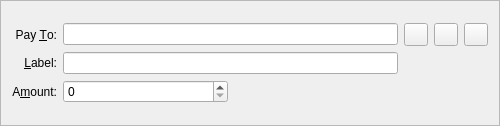
<?xml version="1.0" encoding="UTF-8"?>
<ui version="4.0">
 <class>SendCoinsEntry</class>
 <widget class="QFrame" name="SendCoinsEntry">
  <property name="geometry">
   <rect>
    <x>0</x>
    <y>0</y>
    <width>500</width>
    <height>126</height>
   </rect>
  </property>
  <property name="sizePolicy">
   <sizepolicy hsizetype="Expanding" vsizetype="Maximum">
    <horstretch>0</horstretch>
    <verstretch>0</verstretch>
   </sizepolicy>
  </property>
  <property name="windowTitle">
   <string>Form</string>
  </property>
  <property name="frameShape">
   <enum>QFrame::StyledPanel</enum>
  </property>
  <property name="frameShadow">
   <enum>QFrame::Sunken</enum>
  </property>
  <layout class="QGridLayout" name="gridLayout_2">
   <item row="0" column="0">
    <layout class="QGridLayout" name="gridLayout">
     <item row="0" column="0">
      <widget class="QLabel" name="label_2">
       <property name="text">
        <string>Pay &amp;To:</string>
       </property>
       <property name="alignment">
        <set>Qt::AlignRight|Qt::AlignTrailing|Qt::AlignVCenter</set>
       </property>
       <property name="buddy">
        <cstring>payTo</cstring>
       </property>
      </widget>
     </item>
     <item row="0" column="1" colspan="2">
      <widget class="QValidatedLineEdit" name="payTo">
       <property name="enabled">
        <bool>true</bool>
       </property>
       <property name="text">
        <string/>
       </property>
       <property name="maxLength">
        <number>34</number>
       </property>
      </widget>
     </item>
     <item row="0" column="3">
      <widget class="QToolButton" name="deleteButton">
       <property name="text">
        <string/>
       </property>
       <property name="icon">
        <iconset resource="../bitcoin.qrc">
         <normaloff>:/icons/remove</normaloff>:/icons/remove</iconset>
       </property>
      </widget>
     </item>
     <item row="0" column="4">
      <widget class="QToolButton" name="pasteButton">
       <property name="text">
        <string/>
       </property>
       <property name="icon">
        <iconset resource="../bitcoin.qrc">
         <normaloff>:/icons/editpaste</normaloff>:/icons/editpaste</iconset>
       </property>
       <property name="shortcut">
        <string>Alt+P</string>
       </property>
      </widget>
     </item>
     <item row="0" column="5">
      <widget class="QToolButton" name="addressBookButton">
       <property name="text">
        <string/>
       </property>
       <property name="icon">
        <iconset resource="../bitcoin.qrc">
         <normaloff>:/icons/address-book</normaloff>:/icons/address-book</iconset>
       </property>
       <property name="shortcut">
        <string>Alt+A</string>
       </property>
      </widget>
     </item>
     <item row="1" column="0">
      <widget class="QLabel" name="label_4">
       <property name="text">
        <string>&amp;Label:</string>
       </property>
       <property name="alignment">
        <set>Qt::AlignRight|Qt::AlignTrailing|Qt::AlignVCenter</set>
       </property>
       <property name="buddy">
        <cstring>addAsLabel</cstring>
       </property>
      </widget>
     </item>
     <item row="1" column="1" colspan="2">
      <widget class="QValidatedLineEdit" name="addAsLabel">
       <property name="enabled">
        <bool>true</bool>
       </property>
       <property name="text">
        <string/>
       </property>
      </widget>
     </item>
     <item row="2" column="0">
      <widget class="QLabel" name="label">
       <property name="text">
        <string>A&amp;mount:</string>
       </property>
       <property name="alignment">
        <set>Qt::AlignRight|Qt::AlignTrailing|Qt::AlignVCenter</set>
       </property>
       <property name="buddy">
        <cstring>payAmount</cstring>
       </property>
      </widget>
     </item>
     <item row="2" column="1">
      <widget class="BitcoinAmountField" name="payAmount">
       <property name="sizePolicy">
        <sizepolicy hsizetype="Expanding" vsizetype="Fixed">
         <horstretch>0</horstretch>
         <verstretch>0</verstretch>
        </sizepolicy>
       </property>
      </widget>
     </item>
     <item row="2" column="2">
      <spacer name="horizontalSpacer">
       <property name="orientation">
        <enum>Qt::Horizontal</enum>
       </property>
       <property name="sizeHint" stdset="0">
        <size>
         <width>40</width>
         <height>20</height>
        </size>
       </property>
      </spacer>
     </item>
    </layout>
   </item>
  </layout>
 </widget>
 <customwidgets>
  <customwidget>
   <class>QValidatedLineEdit</class>
   <extends>QLineEdit</extends>
   <header>qvalidatedlineedit.h</header>
  </customwidget>
  <customwidget>
   <class>BitcoinAmountField</class>
   <extends>QSpinBox</extends>
   <header>bitcoinamountfield.h</header>
   <container>1</container>
  </customwidget>
 </customwidgets>
 <resources>
  <include location="../bitcoin.qrc"/>
 </resources>
 <connections/>
</ui>
